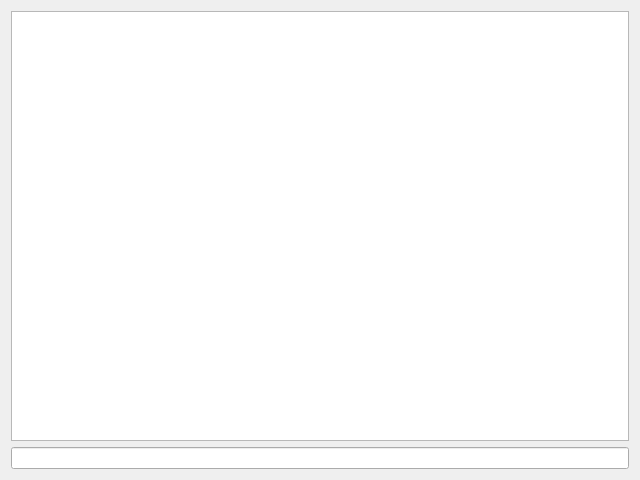
<?xml version="1.0" encoding="UTF-8"?>
<ui version="4.0">
 <class>Form</class>
 <widget class="QWidget" name="Form">
  <property name="geometry">
   <rect>
    <x>0</x>
    <y>0</y>
    <width>640</width>
    <height>480</height>
   </rect>
  </property>
  <property name="windowTitle">
   <string>控制台</string>
  </property>
  <layout class="QVBoxLayout" name="verticalLayout">
   <item>
    <widget class="TextEdit" name="textEdit_Output">
     <property name="sizePolicy">
      <sizepolicy hsizetype="Expanding" vsizetype="Expanding">
       <horstretch>180</horstretch>
       <verstretch>140</verstretch>
      </sizepolicy>
     </property>
    </widget>
   </item>
   <item>
    <widget class="LineEdit" name="lineEdit_Input"/>
   </item>
  </layout>
 </widget>
 <customwidgets>
  <customwidget>
   <class>LineEdit</class>
   <extends>QLineEdit</extends>
   <header>qfluentwidgets</header>
  </customwidget>
  <customwidget>
   <class>TextEdit</class>
   <extends>QTextEdit</extends>
   <header>qfluentwidgets</header>
  </customwidget>
 </customwidgets>
 <resources/>
 <connections/>
</ui>
